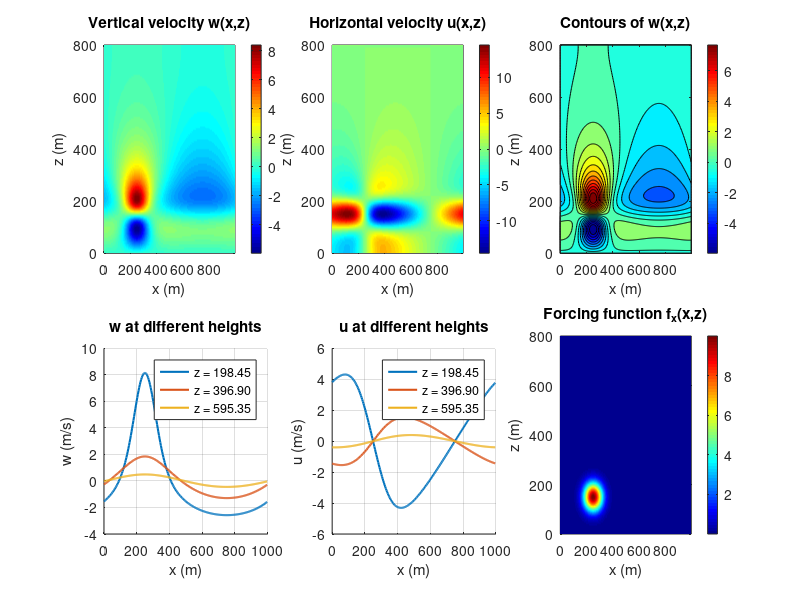

This figure's MATLAB source: (Note: this script raises an error after producing the figure.)
% Wind Turbine Flow Solver - Tasks 4 & 5
% Spectral method in x, finite differences in z

clear; clc;

% Setup parameters
Lx = 1000;          
Lz = 800;
Nx = 256;          
Nz = 128;           
U0 = 20;          

dx = Lx / Nx;
dz = Lz / (Nz + 1);
x = linspace(0, Lx - dx, Nx);
z = linspace(0, Lz, Nz + 2);  % including ghost points


% Define forcing - using gaussian to model turbine
x_0 = Lx/4;     
z_0 = 150;       
sigma_x = 50;           
sigma_z = 40; 

% Choose a large A to amplify the effect
A = 10;  

[X, Z] = meshgrid(x, z);
fx = A * exp(-((X - x_0).^2 / (2 * sigma_x^2) + ...
                       (Z - z_0).^2 / (2 * sigma_z^2)));

% FFT in x-direction
fx_hat = fft(fx, [], 2) / Nx;  
w_hat = zeros(Nz + 2, Nx);

% pis because its periodic
k_vec = 2 * pi * [0:Nx/2, -Nx/2+1:-1] / Lx;

% Main loop - solve for each wavenumber
for k = 1:Nx
    bk = k_vec(k);
    
    % Build matrix A - same as derived in task 3
    A = zeros(Nz + 2, Nz + 2);
    
    A(1, 1) = 1;  % bottom BC: w=0
    
    % interior poits
    for j = 2:Nz+1
        A(j, j-1) = 1;
        A(j, j) = -(2 + dz^2 * bk^2);
        A(j, j+1) = 1;
    end
    
    % top BC: dw/dz = 0
    A(Nz+2, Nz) = -1;
    A(Nz+2, Nz+1) = 0;
    A(Nz+2, Nz+2) = 1;
    
    % RHS vector
    rhs = zeros(Nz + 2, 1);
    %b(1) = 0;
    
    for j = 2:Nz+1
        rhs(j) = dz * (fx_hat(j+1, k) - fx_hat(j-1, k)) / (2 * U0);
    end
    
    %b(Nz+2) = 0;
    
    % solve system
    w_hat(:, k) = A \ rhs;
    
    if k==1
        w_hat(:,k)=0;
    end
end

% inverse FFT to get w(x,z)
w = real(ifft(w_hat * Nx, [], 2));

% Recover u from continuity: du/dx = -dw/dz
dwdz = zeros(Nz + 2, Nx);
for j = 2:Nz+1
    dwdz(j, :) = (w(j+1, :) - w(j-1, :)) / (2 * dz);
end
dwdz(1, :) = (w(2, :) - w(1, :)) / dz;
dwdz(Nz+2, :) = (w(Nz+2, :) - w(Nz+1, :)) / dz;

% FFT then integrate by dividing by ik
dwdz_hat = fft(dwdz, [], 2) / Nx;
u_hat = zeros(Nz + 2, Nx);
for k = 1:Nx
    if abs(k_vec(k)) > 1e-10  
        u_hat(:, k) = 1i * dwdz_hat(:, k) / k_vec(k);
    else
        u_hat(:, k) = 0;  
    end
end

u = real(ifft(u_hat * Nx, [], 2));

% Plots
figure('Position', [100, 100, 1200, 800]);

subplot(2, 3, 1);
pcolor(X, Z, w);
shading interp;
colorbar;
xlabel('x (m)');
ylabel('z (m)');
title('Vertical velocity w(x,z)');
colormap(jet);

subplot(2, 3, 2);
pcolor(X, Z, u);
shading interp;
colorbar;
xlabel('x (m)');
ylabel('z (m)');
title('Horizontal velocity u(x,z)');
colormap(jet);

subplot(2, 3, 3);
contourf(X, Z, w, 20);
colorbar;
xlabel('x (m)');
ylabel('z (m)');
title('Contours of w(x,z)');

% plot w at a few different heights
subplot(2, 3, 4);
heights_idx = round([Nz/4, Nz/2, 3*Nz/4]) + 1;
hold on;
for idx = heights_idx
    plot(x, w(idx, :), 'LineWidth', 1.5, ...
         'DisplayName', sprintf('z = %.2f', z(idx)));
end
hold off;
xlabel('x (m)');
ylabel('w (m/s)');
title('w at different heights');
legend('Location', 'best');
grid on;

subplot(2, 3, 5);
hold on;
for idx = heights_idx
    plot(x, u(idx, :), 'LineWidth', 1.5, ...
         'DisplayName', sprintf('z = %.2f', z(idx)));
end
hold off;
xlabel('x (m)');
ylabel('u (m/s)');
title('u at different heights');
legend('Location', 'best');
grid on;

subplot(2, 3, 6);
pcolor(X, Z, fx);
shading interp;
colorbar;
xlabel('x (m)');
ylabel('z (m)');
title('Forcing function f_x(x,z)');
colormap(jet);

sgtitle('Wind Turbine Flow Simulation Results');

%% save
save('wind_turbine_results.mat', 'x', 'z', 'w', 'u', 'fx', 'X', 'Z','U0','Lx','Lz','x_0','z_0');
fprintf('Done!\n');
